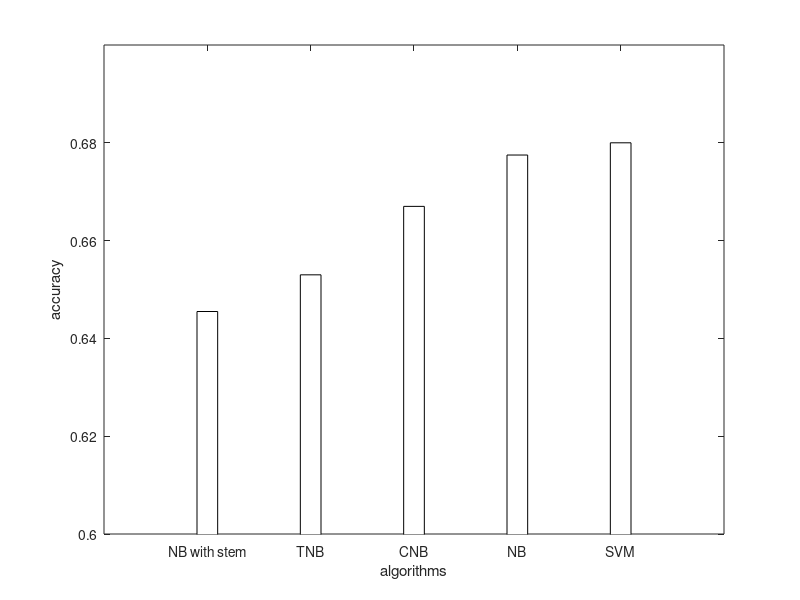

Write MATLAB code to recreate this figure.
function [] = accurate()

xvector1 = [1,2,3,4,5];  % NB_stem, TNB, CNB, NB
yvector1 = [0.6455, 0.653, 0.667, 0.6775, 0.68];



% Create figure
figure1 = figure;

% Create axes
axes1 = axes('Parent',figure1,...
    'XTickLabel',{'NB with stem','TNB','CNB','NB','SVM'},...
    'XTick',[1 2 3 4 5]);

%% Uncomment the following line to preserve the Y-limits of the axes
ylim(axes1,[0.6 0.7]);
box(axes1,'on');
hold(axes1,'all');

% Create xlabel
xlabel({'algorithms'});

% Create ylabel
ylabel({'accuracy'});

% Create bar
bar1 = bar(xvector1,yvector1,'ShowBaseLine','off','FaceColor','interp',...
    'BarWidth',0.2);
baseline1 = get(bar1,'BaseLine');
set(baseline1,'Visible','off');

end
